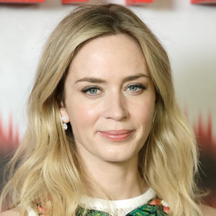
#> input picture Py-scripts/Images/852741.png, 216 x 216 px, given as the content of the folder Images/852741.png, which was not available
$ python -i Train_Image.py   (imports and definitions only)
#> lines starting #> are read from the running program, lines starting #| are printed output that depends on the picture
import os
import time
from threading import Thread

import cv2
import numpy as np
from PIL import Image


def getImagesAndLabels(path):
#> called with path = 'Images/852741.png'
    imagePaths = [os.path.join(path, f) for f in os.listdir(path)]

    faces = []
    Ids = []
    for imagePath in imagePaths:
        pilImage = Image.open(imagePath).convert('L')
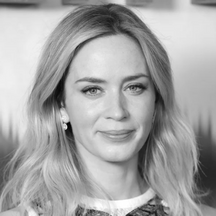
#> pilImage: PIL image 216x216 L; min 1, max 255, mean 164.6
        imageNp = np.array(pilImage, 'uint8')
#> (the run stopped early here; a loop or call above may not have finished)

$ run again, on Py-scripts/Images/963852.png
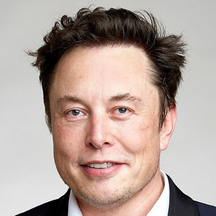
#> input picture Py-scripts/Images/963852.png, 216 x 216 px, given as the content of the folder Images/963852.png, which was not available
#> in getImagesAndLabels, `pilImage = Image.open(imagePath).convert('L')`:
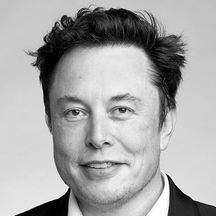
#> pilImage: PIL image 216x216 L; min 0, max 255, mean 166.9
